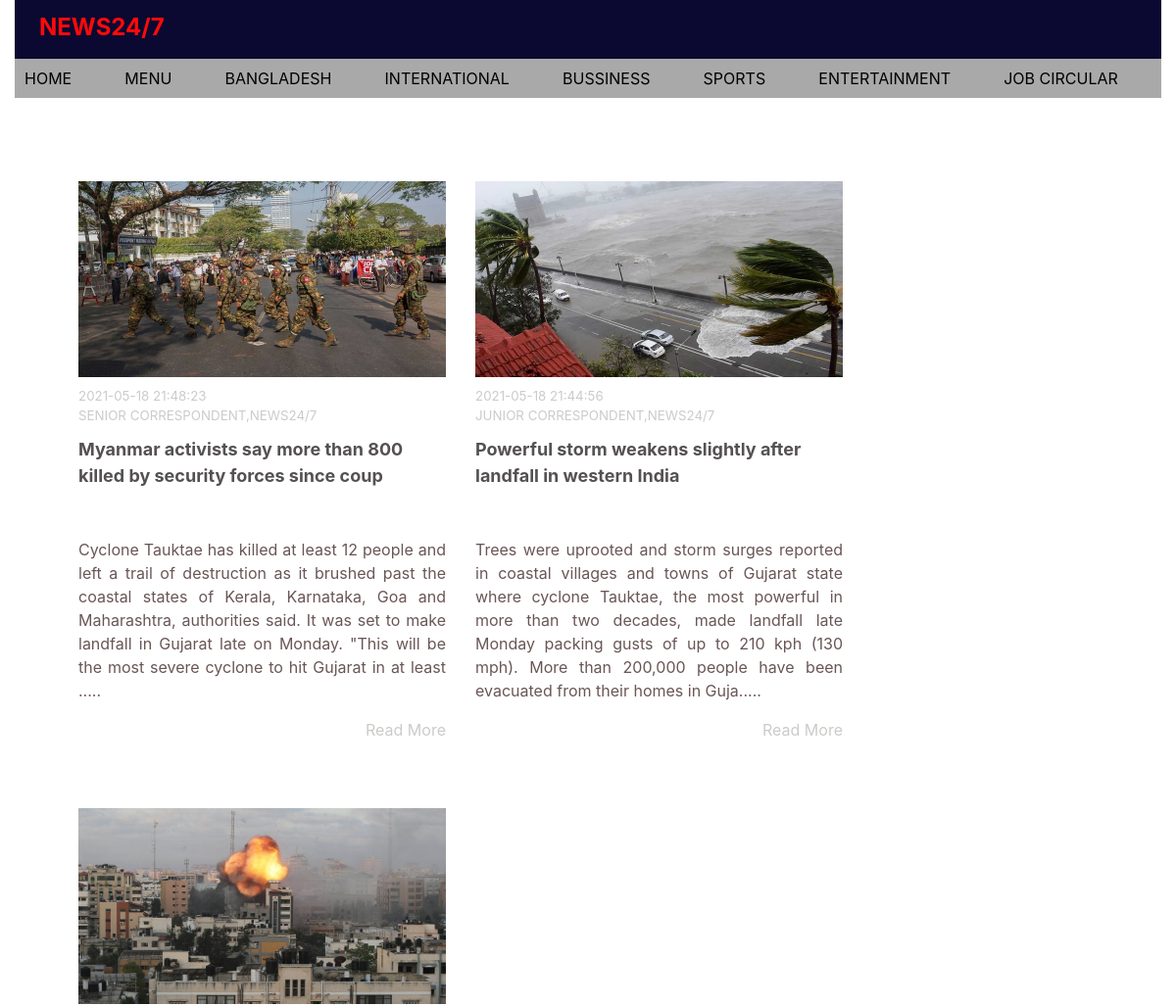
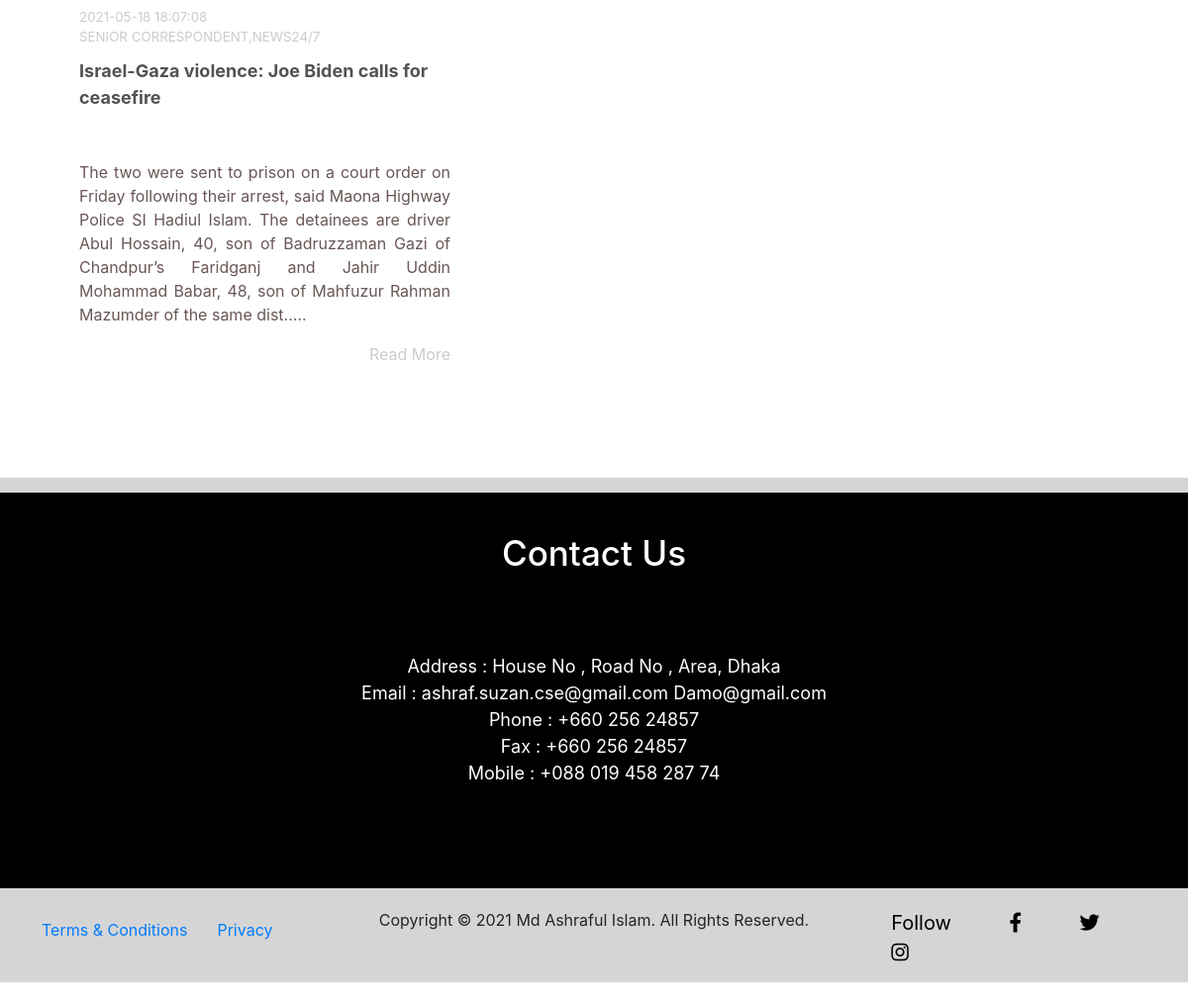
The page /news/international.php on the database its author committed (2 pictures, top to bottom).
### tables this page shows
CREATE TABLE `newstable` (
  `id` int(11) NOT NULL,
  `title` text NOT NULL,
  `author` varchar(255) DEFAULT NULL,
  `category` int(1) NOT NULL,
  `tag` int(1) NOT NULL,
  `news` text NOT NULL,
  `image` text NOT NULL,
  `status` int(1) NOT NULL COMMENT '0=hide \r\n1=show',
  `publish_date` datetime NOT NULL
);

### news/international.php (the view, shortened to what this page needs)
<?php include"inc/header.php"; ?>
<section id="third-part">
	<div class="news-container">
		<div class="area-content">
	<?php
        $sql= "SELECT id,image,title,author,publish_date,news FROM newstable WHERE status = 1 AND category = 2 ORDER BY id DESC";
        $allNews= mysqli_query($db,$sql);
        while ($row = mysqli_fetch_assoc($allNews)) {
        	  $id            =$row['id'];
              $image         =$row['image'];
              $title         =$row['title'];
              $author        =$row['author'];
              $news          =$row['news'];
              $publish_date  =$row['publish_date'];
?>
 	<div class="news-content">
				<div class="pic"><img src="images/picfnews/<?php echo $image; ?>"></div>
			<div class="news-desc"><p><?php echo $publish_date; ?> <br><?php echo $author; ?></p></div>
				<div class="title"><p><?php echo $title; ?></p></div>
			<div class="news"><p><?php  echo substr($news, 0, 300) . "....." ; ?></p>
			</div>
			<div class="more">
            <a href="fullviewnews.php?id=<?php echo $id; ?>">Read More</a>
           </div>
		</div>
<?php
}
?>
</div>
</section>
<?php include"inc/footer.php"; ?>

### news/css/style.css (style rules this page uses)
body { margin-top: 0px; margin-left: 0px; margin-right: 0px; margin-bottom: 0px; }
.news { width: 100%; overflow: hidden; margin-top: 5px; font-size: 16px; color: #6a5656; padding: 10px; box-sizing: border-box; text-align: justify; display: inline; }

### news/css/catstyle.css (style rules this page uses)
.news-container { display: block; max-width: 100%; height: 100%; margin: 20px; padding: 40px; overflow: hidden; }
.area-content { display: block; margin: 5px; border-radius: 5px; box-sizing: border-box; overflow: hidden; flex-direction: row; justify-content: space-around; }
.news-content { max-width: 375px; height: 600px; margin: 20px 15px; float: left; padding: 0px; box-sizing: border-box; overflow: hidden; }
.pic { display: block; max-width:375px; overflow: hidden; }
.pic img { width: 100%; height: 200px; margin: 0px; padding: 0px; }
.news-desc { width: 100%; height: 30px; margin: 10px 0px; text-transform: uppercase; font-size: smaller; color: #cccbc9; }
.title { width: 100%; padding: 10px 0px; font-size: 18px; font-weight: bold; font-size: large; color: #555151; text-align: left; }
.news { width: 100%; overflow: hidden; font-size: 16px; color: #6a5656; padding: 0px 5px; box-sizing: border-box; text-align: justify; }
.more { width: 100% height:20px; float: right; }
.more a { text-decoration: none; background: transparent; color: #cccbc9; }

### rows shown on the page
newstable: image (picture), publish_date "2021-05-18 21:48:23", author "SENIOR CORRESPONDENT,NEWS24/7", title "Myanmar activists say more than 800 killed by security forces since coup", news "Cyclone Tauktae has killed at least 12 people and left a trail of destruction as it brushed past the coastal states of Kerala, Karnataka, Goa and Maharashtra, authorities said. It was set to make landfall in Gujarat late on Monday. \"This will be the most severe cyclone to hit Gujarat in at least"
newstable: image (picture), publish_date "2021-05-18 21:44:56", author "JUNIOR CORRESPONDENT,NEWS24/7", title "Powerful storm weakens slightly after landfall in western India", news "Trees were uprooted and storm surges reported in coastal villages and towns of Gujarat state where cyclone Tauktae, the most powerful in more than two decades, made landfall late Monday packing gusts of up to 210 kph (130 mph). More than 200,000 people have been evacuated from their homes in Guja"
newstable: image (picture), publish_date "2021-05-18 18:07:08", author "SENIOR CORRESPONDENT,NEWS24/7", title "Israel-Gaza violence: Joe Biden calls for ceasefire", news "The two were sent to prison on a court order on Friday following their arrest, said Maona Highway Police SI Hadiul Islam. The detainees are driver Abul Hossain, 40, son of Badruzzaman Gazi of Chandpur’s Faridganj and Jahir Uddin Mohammad Babar, 48, son of Mahfuzur Rahman Mazumder of the same dist"
